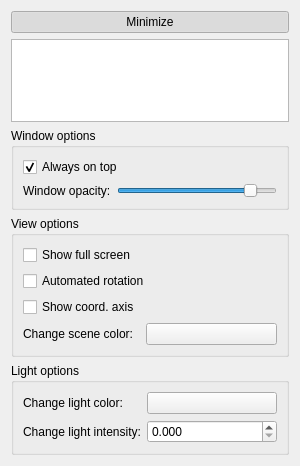
<?xml version="1.0" encoding="UTF-8"?>
<ui version="4.0">
 <class>Control3DWidget</class>
 <widget class="QWidget" name="Control3DWidget">
  <property name="geometry">
   <rect>
    <x>0</x>
    <y>0</y>
    <width>300</width>
    <height>466</height>
   </rect>
  </property>
  <property name="sizePolicy">
   <sizepolicy hsizetype="Preferred" vsizetype="Preferred">
    <horstretch>0</horstretch>
    <verstretch>0</verstretch>
   </sizepolicy>
  </property>
  <property name="minimumSize">
   <size>
    <width>0</width>
    <height>0</height>
   </size>
  </property>
  <property name="maximumSize">
   <size>
    <width>300</width>
    <height>16777215</height>
   </size>
  </property>
  <property name="windowTitle">
   <string>3D Control</string>
  </property>
  <layout class="QHBoxLayout" name="horizontalLayout_2">
   <item>
    <layout class="QVBoxLayout" name="m_verticalLayout_base">
     <item>
      <widget class="QPushButton" name="m_pushButton_minimize">
       <property name="text">
        <string>Minimize</string>
       </property>
       <property name="checkable">
        <bool>true</bool>
       </property>
       <property name="checked">
        <bool>true</bool>
       </property>
      </widget>
     </item>
     <item>
      <layout class="QGridLayout" name="m_gridLayout_main">
       <item row="1" column="0">
        <widget class="QGroupBox" name="m_groupBox_windowOptions">
         <property name="title">
          <string>Window options</string>
         </property>
         <layout class="QFormLayout" name="formLayout_2">
          <item row="1" column="0">
           <widget class="QLabel" name="m_label_opacity">
            <property name="text">
             <string>Window opacity:</string>
            </property>
           </widget>
          </item>
          <item row="1" column="1">
           <widget class="QSlider" name="m_horizontalSlider_opacity">
            <property name="minimum">
             <number>25</number>
            </property>
            <property name="maximum">
             <number>100</number>
            </property>
            <property name="pageStep">
             <number>1</number>
            </property>
            <property name="value">
             <number>90</number>
            </property>
            <property name="orientation">
             <enum>Qt::Horizontal</enum>
            </property>
           </widget>
          </item>
          <item row="0" column="0" colspan="2">
           <widget class="QCheckBox" name="m_checkBox_alwaysOnTop">
            <property name="text">
             <string>Always on top</string>
            </property>
            <property name="checked">
             <bool>true</bool>
            </property>
           </widget>
          </item>
         </layout>
        </widget>
       </item>
       <item row="0" column="0">
        <widget class="QTreeView" name="m_treeView_loadedData">
         <property name="sizePolicy">
          <sizepolicy hsizetype="Expanding" vsizetype="Expanding">
           <horstretch>0</horstretch>
           <verstretch>0</verstretch>
          </sizepolicy>
         </property>
         <property name="minimumSize">
          <size>
           <width>0</width>
           <height>0</height>
          </size>
         </property>
         <property name="mouseTracking">
          <bool>false</bool>
         </property>
         <property name="toolTip">
          <string/>
         </property>
         <property name="selectionMode">
          <enum>QAbstractItemView::SingleSelection</enum>
         </property>
         <property name="selectionBehavior">
          <enum>QAbstractItemView::SelectItems</enum>
         </property>
        </widget>
       </item>
       <item row="2" column="0">
        <widget class="QGroupBox" name="m_groupBox_viewOptions">
         <property name="title">
          <string>View options</string>
         </property>
         <layout class="QFormLayout" name="formLayout">
          <item row="3" column="0">
           <widget class="QLabel" name="m_label_sceneColorPicker">
            <property name="text">
             <string>Change scene color:</string>
            </property>
           </widget>
          </item>
          <item row="3" column="1">
           <widget class="QPushButton" name="m_pushButton_sceneColorPicker">
            <property name="text">
             <string/>
            </property>
           </widget>
          </item>
          <item row="0" column="0" colspan="2">
           <widget class="QCheckBox" name="m_checkBox_showFullScreen">
            <property name="text">
             <string>Show full screen</string>
            </property>
           </widget>
          </item>
          <item row="1" column="0" colspan="2">
           <widget class="QCheckBox" name="m_checkBox_rotate">
            <property name="text">
             <string>Automated rotation</string>
            </property>
           </widget>
          </item>
          <item row="2" column="0">
           <widget class="QCheckBox" name="m_checkBox_coordAxis">
            <property name="text">
             <string>Show coord. axis</string>
            </property>
           </widget>
          </item>
         </layout>
        </widget>
       </item>
       <item row="3" column="0">
        <widget class="QGroupBox" name="m_groupBox_lightOptions">
         <property name="title">
          <string>Light options</string>
         </property>
         <layout class="QFormLayout" name="formLayout_3">
          <item row="0" column="0">
           <widget class="QLabel" name="label">
            <property name="text">
             <string>Change light color:</string>
            </property>
           </widget>
          </item>
          <item row="1" column="0">
           <widget class="QLabel" name="label_2">
            <property name="text">
             <string>Change light intensity:</string>
            </property>
           </widget>
          </item>
          <item row="1" column="1">
           <widget class="QDoubleSpinBox" name="m_doubleSpinBox_colorIntensity">
            <property name="decimals">
             <number>3</number>
            </property>
            <property name="singleStep">
             <double>0.010000000000000</double>
            </property>
           </widget>
          </item>
          <item row="0" column="1">
           <widget class="QPushButton" name="m_pushButton_lightColorPicker">
            <property name="text">
             <string/>
            </property>
           </widget>
          </item>
         </layout>
        </widget>
       </item>
      </layout>
     </item>
    </layout>
   </item>
  </layout>
 </widget>
 <resources/>
 <connections/>
 <slots>
  <slot>onAlwaysOnTop(bool)</slot>
 </slots>
</ui>
